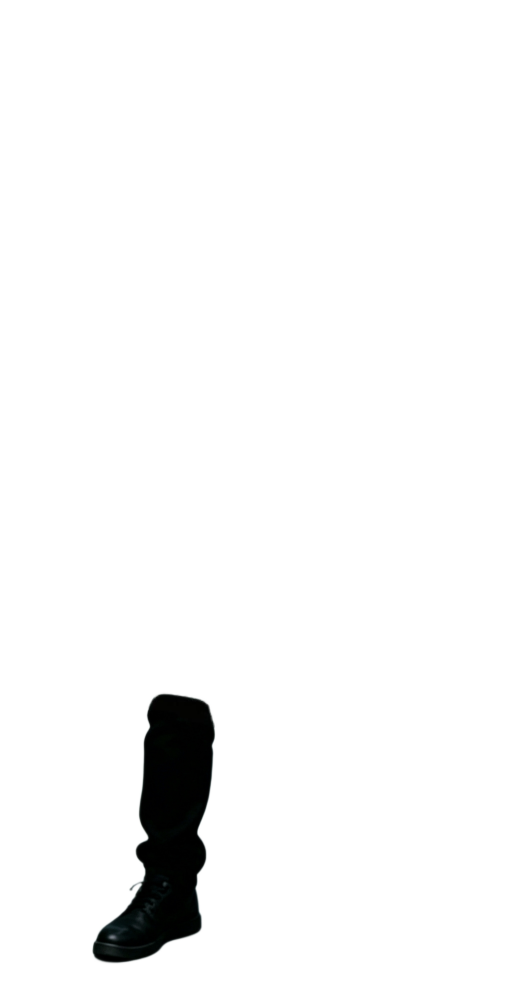
#> input picture .workbuddy/tmp/海猫_抠图_修复前/猫的左小腿.png, 1568 x 2944 px, found by its file name (shown at 1/3 size)
$ python build-parts.py
#> lines starting #> are read from the running program, lines starting #| are printed output that depends on the picture
# -*- coding: utf-8 -*-
"""
build-parts.py —— 海猫组件 → 物理火柴人贴图 + 骨架元数据

做什么
  1. 读 海猫_抠图 里 10 张透明 PNG（每个组件都在同一张 1568x2944 画布上，坐标对齐）
  2. 按 alpha 裁到内容包围盒
  3. ★ 用「全局统一缩放因子」降采样（不是"每个组件都缩到同样高度"——那会破坏比例）
  4. 存 public/parts/<key>.webp
  5. 从相邻组件的 bbox 重叠区反推关节锚点，连同质量参数一起写 public/parts.json

骨架口径（用户定调）
  ★ 「脚和小腿一体化」→ 不新增刚体、不新增自由度。
    10 个组件 = 10 个刚体（1:1），9 个关节（颈 / 肩×2 / 肘×2 / 髋×2 / 膝×2，无踝）。
    站地问题靠「小腿刚体底部再挂一个扁平脚掌碰撞体」解决——同一个 RigidBody，
    只是多一个 collider，物理上仍是一体化。

为什么从素材反推骨架
  素材本身就是按人体分解画的，bbox 的重叠区就是关节所在处。
  这样贴图能严丝合缝地长在刚体上，不需要手调数字。

用法
  python tools/build-parts.py            # 默认 scale=0.5, quality=88
  python tools/build-parts.py --scale 0.75 --quality 92
"""

from __future__ import annotations

import argparse
import json
import os
import sys

import numpy as np
from PIL import Image

# ---------------------------------------------------------------- 路径
HERE = os.path.dirname(os.path.abspath(__file__))
ROOT = os.path.dirname(HERE)
SRC_DIR = r"C:\Users\22641\Desktop\游戏素材\ui页面\海猫_抠图"
OUT_DIR = os.path.join(ROOT, "public", "parts")

# [6 lines of commented-out code are left out]
PARTS = [
    # 腿（最里层）
    {"key": "shin_l",  "file": "猫的左小腿", "label": "左小腿", "bone": "shinL",  "z": 10},
    {"key": "shin_r",  "file": "猫的右小腿", "label": "右小腿", "bone": "shinR",  "z": 11},
    {"key": "thigh_l", "file": "猫的左大腿", "label": "左大腿", "bone": "thighL", "z": 20},
    {"key": "thigh_r", "file": "猫的右大腿", "label": "右大腿", "bone": "thighR", "z": 21},
    # 躯干
    {"key": "torso",   "file": "猫的身体",   "label": "身体",   "bone": "torso",  "z": 30},
    # 手臂
    {"key": "arm_l",   "file": "猫的左臂",   "label": "左臂",   "bone": "armL",   "z": 40},
    {"key": "arm_r",   "file": "猫的右臂",   "label": "右臂",   "bone": "armR",   "z": 41},
    {"key": "hand_l",  "file": "猫的左手",   "label": "左手",   "bone": "handL",  "z": 50},
    {"key": "hand_r",  "file": "猫的右手",   "label": "右手",   "bone": "handR",  "z": 51},
    # 头（最上层）
    {"key": "head",    "file": "猫的头",     "label": "头",     "bone": "head",   "z": 60},
]

# ---------------------------------------------------------------- 骨架亲子关系
# 关节 = 父环节 bbox 与 子环节 bbox 的重叠区中心（y）+ 重叠区中心（x）
# 无重叠时退化为「最近的边」
JOINTS = [
    # (关节名, 父 key, 子 key, 限位下限°, 限位上限°)
    # 限位取自 MuJoCo humanoid.xml（膝只允许向后弯、肘不反折）
    ("neck",      "torso", "head",    -35,  45),
    ("shoulder_l","torso", "arm_l",   -95,  80),
    ("shoulder_r","torso", "arm_r",   -95,  80),
    ("elbow_l",   "arm_l", "hand_l", -120,  10),
    ("elbow_r",   "arm_r", "hand_r", -120,  10),
    ("hip_l",     "torso", "thigh_l", -80,  60),
    ("hip_r",     "torso", "thigh_r", -80,  60),
    ("knee_l",    "thigh_l", "shin_l", -145,  2),
    ("knee_r",    "thigh_r", "shin_r", -145,  2),
]


def content_bbox(a: np.ndarray, thr: int = 8):
    """alpha 内容包围盒；返回 (x0, y0, x1, y1)（x1/y1 为开区间）"""
    ys, xs = np.where(a > thr)
    if len(xs) == 0:
        return None
    return int(xs.min()), int(ys.min()), int(xs.max()) + 1, int(ys.max()) + 1


def joint_anchor(parent_box, child_box):
    """
    父/子 bbox（原画布 px, y 向下）→ 关节锚点。
    y：两框 y 重叠区的中点（这就是"铰链所在的横截面"）；
    x：两框 x 重叠区的中点（贴着力学最近的那条边）。
    """
    px0, py0, px1, py1 = parent_box
    cx0, cy0, cx1, cy1 = child_box

    # --- y
    lo, hi = max(py0, cy0), min(py1, cy1)
    y = (lo + hi) / 2.0 if hi > lo else (py1 if cy0 >= py1 else cy1)

    # --- x：取重叠区中点；无重叠则取两者最近的边
    lo2, hi2 = max(px0, cx0), min(px1, cx1)
    if hi2 > lo2:
        x = (lo2 + hi2) / 2.0
    else:
        x = (px1 + cx0) / 2.0 if cx0 > px1 else (cx1 + px0) / 2.0

    return x, y


def main() -> int:
    ap = argparse.ArgumentParser(description="海猫组件 → 火柴人贴图 + 骨架元数据")
    ap.add_argument("--scale", type=float, default=0.5,
                    help="全局统一缩放因子（所有组件乘同一个数，默认 0.5）")
    ap.add_argument("--quality", type=int, default=88, help="WebP 质量，默认 88")
    ap.add_argument("--src", default=SRC_DIR, help="源目录（含 10 张透明 PNG）")
    ap.add_argument("--out", default=OUT_DIR, help="输出目录")
    ap.add_argument("--png", action="store_true", help="输出 PNG 而不是 WebP")
    args = ap.parse_args()

    if args.scale <= 0 or args.scale > 1:
        print(f"[错误] --scale 必须在 (0, 1]，收到 {args.scale}", file=sys.stderr)
        return 2

    os.makedirs(args.out, exist_ok=True)

    # ---- 1. 读源 + 裁 bbox ----
    loaded = {}
    for p in PARTS:
        src = os.path.join(args.src, p["file"] + ".png")
        if not os.path.exists(src):
            print(f"[错误] 找不到源文件: {src}", file=sys.stderr)
            return 1
        im = Image.open(src).convert("RGBA")
#> im is the input picture: PIL image 1568x2944 RGBA; mean R, G, B, A 245.7, 245.8, 245.3, 8.8
        a = np.array(im)[:, :, 3]
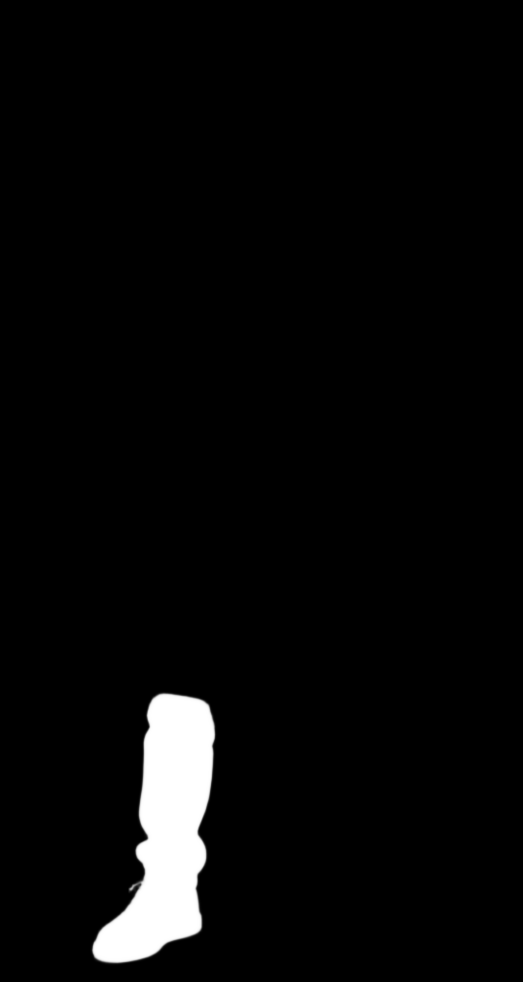
#> a: shape (2944, 1568) (shown at 1/3 size); min 0, max 255, mean 8.8
        box = content_bbox(a)
#> box = (273, 2076, 649, 2893)
        if box is None:
            print(f"[错误] {p['file']} 全透明，抠图可能失败了", file=sys.stderr)
            return 1
        loaded[p["key"]] = {"img": im.crop(box), "box": box, "src": src}
        print(f"  读入 {p['label']:<4} bbox={box}  内容 {loaded[p['key']]['img'].size[0]}x"
              f"{loaded[p['key']]['img'].size[1]}")
#|   读入 左小腿  bbox=(273, 2076, 649, 2893)  内容 376x817
#> pass 2 of the loop in main, `for p in PARTS:`:
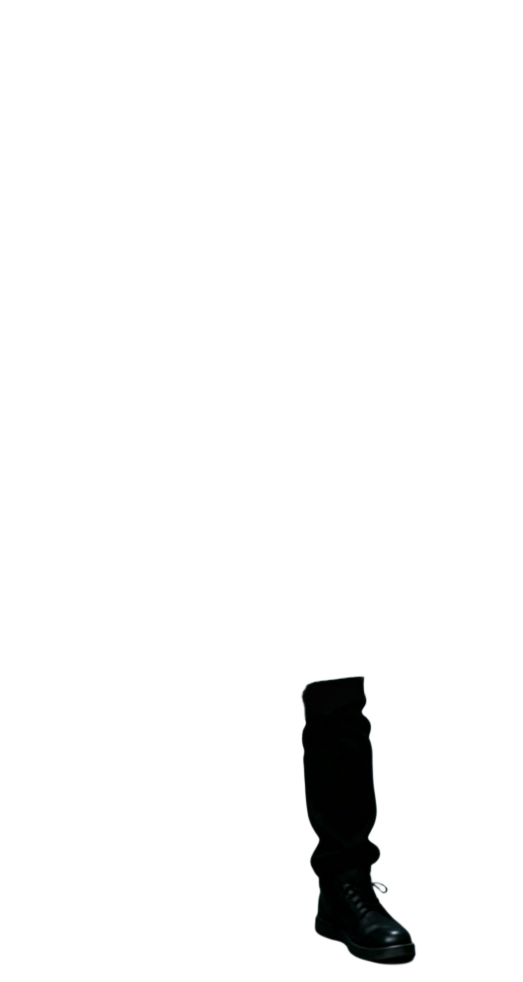
#> input picture .workbuddy/tmp/海猫_抠图_修复前/猫的右小腿.png, 1568 x 2944 px, found by its file name (shown at 1/3 size)
#> in main, im is the input picture: PIL image 1568x2944 RGBA; mean R, G, B, A 244.4, 245.4, 244.6, 9.3
#> in main, `a = np.array(im)[:, :, 3]`:
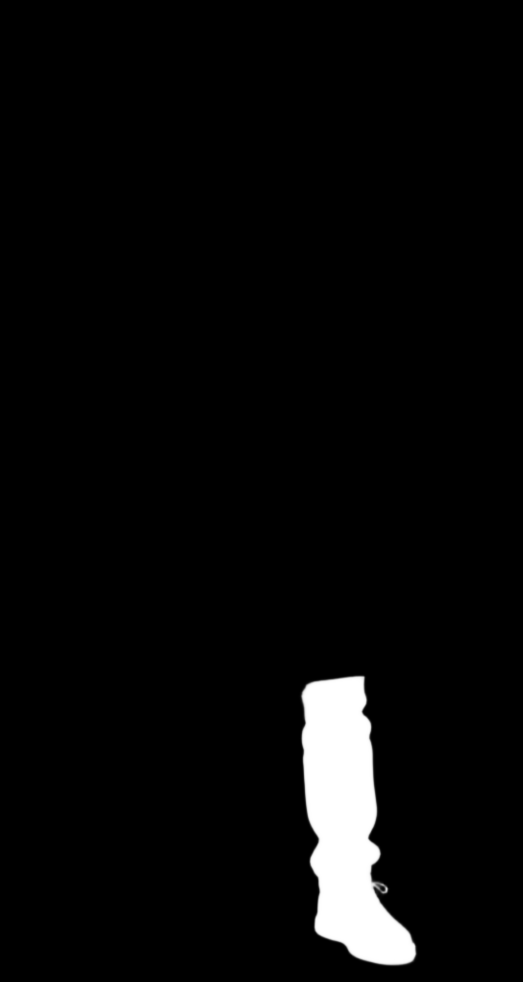
#> a: shape (2944, 1568) (shown at 1/3 size); min 0, max 255, mean 9.3
#> box = (900, 2025, 1253, 2899)
#|   读入 右小腿  bbox=(900, 2025, 1253, 2899)  内容 353x874
#> pass 3 of the loop in main, `for p in PARTS:`:
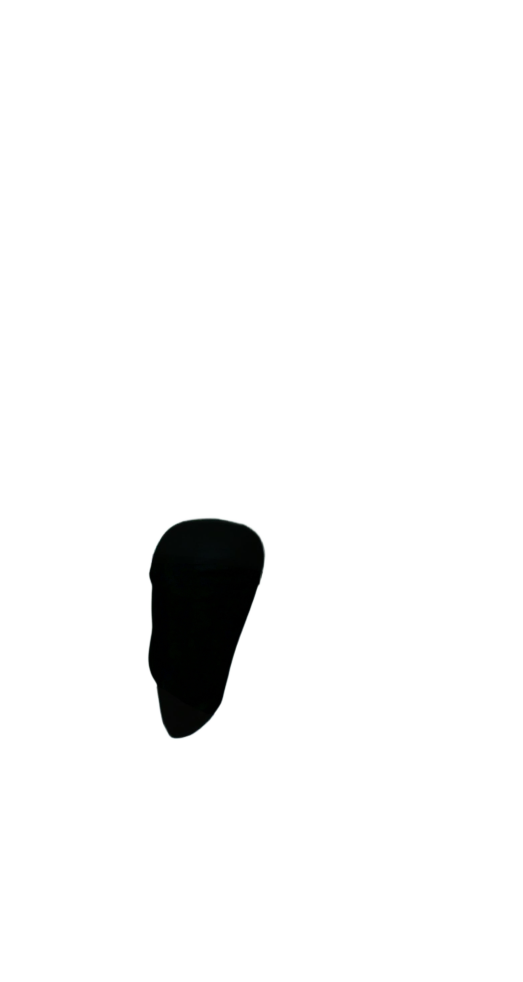
#> input picture .workbuddy/tmp/海猫_抠图_修复前/猫的左大腿.png, 1568 x 2944 px, found by its file name (shown at 1/3 size)
#> in main, im is the input picture: PIL image 1568x2944 RGBA; mean R, G, B, A 244.5, 245.5, 244.6, 9.2
#> in main, `a = np.array(im)[:, :, 3]`:
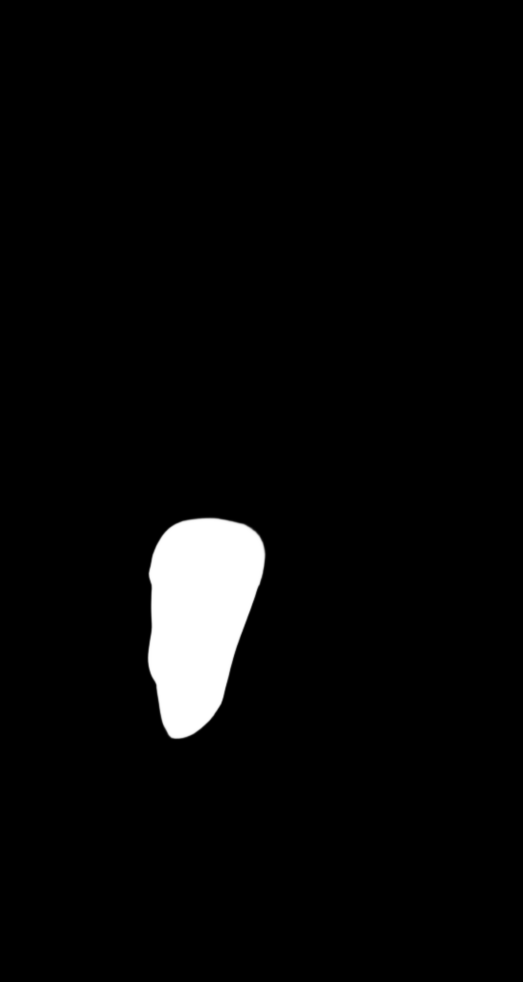
#> a: shape (2944, 1568) (shown at 1/3 size); min 0, max 255, mean 9.2
#> box = (442, 1550, 800, 2219)
#|   读入 左大腿  bbox=(442, 1550, 800, 2219)  内容 358x669
#> the loop made 5 passes; the first 3 are shown

    # ---- 2. 全局统一缩放 ----
    total = 0
    for p in PARTS:
        e = loaded[p["key"]]
        cropped = e["img"]
        w = max(1, round(cropped.width * args.scale))
        h = max(1, round(cropped.height * args.scale))
        small = cropped.resize((w, h), Image.LANCZOS)
        ext = "png" if args.png else "webp"
        dst = os.path.join(args.out, p["key"] + "." + ext)
        if args.png:
            small.save(dst, format="PNG", optimize=True)
        else:
            small.save(dst, format="WEBP", quality=args.quality, method=6)
        size = os.path.getsize(dst)
        total += size
        e["out"] = {"w": w, "h": h, "bytes": size, "file": p["key"] + "." + ext}
    print(f"\n  贴图 {len(PARTS)} 张，合计 {total / 1024:.1f} KB（scale={args.scale}, "
          f"{'PNG' if args.png else f'WebP q{args.quality}'}）")

    # ---- 3. 反推关节锚点（原画布 px） ----
    boxes = {k: v["box"] for k, v in loaded.items()}
    joints = []
    for name, pk, ck, lo, hi in JOINTS:
        x, y = joint_anchor(boxes[pk], boxes[ck])
        joints.append({"name": name, "parent": pk, "child": ck,
                       "x": round(x, 2), "y": round(y, 2),
                       "limitDeg": [lo, hi]})
        print(f"  关节 {name:<11} {pk:<8}→{ck:<8} 锚点 ({x:7.1f}, {y:7.1f})  限位 {lo}°~{hi}°")

    # ---- 4. 画布与整体尺寸（给 TS 侧做世界坐标换算） ----
    all_x0 = min(b[0] for b in boxes.values())
    all_y0 = min(b[1] for b in boxes.values())
    all_x1 = max(b[2] for b in boxes.values())
    all_y1 = max(b[3] for b in boxes.values())
    extent = {"x0": all_x0, "y0": all_y0, "x1": all_x1, "y1": all_y1,
              "w": all_x1 - all_x0, "h": all_y1 - all_y0}

    # ---- 5. 脚掌：★ 小腿与脚一体化（同一刚体，零新增自由度） ----
    # 素材没有单独的「脚」组件，定调是「脚和小腿一体化」→ 不新增刚体、不新增关节。
    # 但纯胶囊的接地只是一个点，站不稳也学不会走；所以在小腿刚体底部再挂一个
    # 扁平「脚掌」碰撞体（同一个 RigidBody 上多一个 collider）拿到接地面积。
    # 尺寸：脚长 = 小腿长 × 0.42（对齐 MuJoCo humanoid 的踝-脚前伸量级），
    #       厚度 = 小腿长 × 0.10；质量比沿用 Dempster 足/小腿 = 1.45% / 4.65%。
    shin_l = boxes["shin_l"]
    shin_len = shin_l[3] - shin_l[1]
    sole = {
        "len": round(shin_len * 0.42, 2),
        "thick": round(shin_len * 0.10, 2),
        "massPercent": 1.45,
    }

    meta = {
        "generator": "tools/build-parts.py",
        "source": args.src,
        "canvas": {"w": 1568, "h": 2944},
        "scale": args.scale,
        "extent": extent,
        "parts": [
            {
                "key": p["key"], "label": p["label"], "bone": p["bone"], "z": p["z"],
                "file": "parts/" + loaded[p["key"]]["out"]["file"],
                "w": loaded[p["key"]]["out"]["w"], "h": loaded[p["key"]]["out"]["h"],
                "bytes": loaded[p["key"]]["out"]["bytes"],
                # bbox 中心在"画布坐标"里的位置（px, y 向下）——装配骨架时定初始位姿
                "cx": (boxes[p["key"]][0] + boxes[p["key"]][2]) / 2.0,
                "cy": (boxes[p["key"]][1] + boxes[p["key"]][3]) / 2.0,
                "bw": boxes[p["key"]][2] - boxes[p["key"]][0],
                "bh": boxes[p["key"]][3] - boxes[p["key"]][1],
            }
            for p in PARTS
        ],
        "joints": joints,
        "sole": sole,
        "bytesTotal": total,
    }

    dst_json = os.path.join(ROOT, "src", "data", "parts.json")
    os.makedirs(os.path.dirname(dst_json), exist_ok=True)
    with open(dst_json, "w", encoding="utf-8") as f:
        json.dump(meta, f, ensure_ascii=False, indent=1)
    print(f"\n  元数据 → {dst_json}")
    print(f"  角色整体 span: {extent['w']} x {extent['h']} px（画布坐标 x {extent['x0']}~{extent['x1']}, "
          f"y {extent['y0']}~{extent['y1']}）")
    return 0


if __name__ == "__main__":
#> (the run stopped early here; a loop or call above may not have finished)
